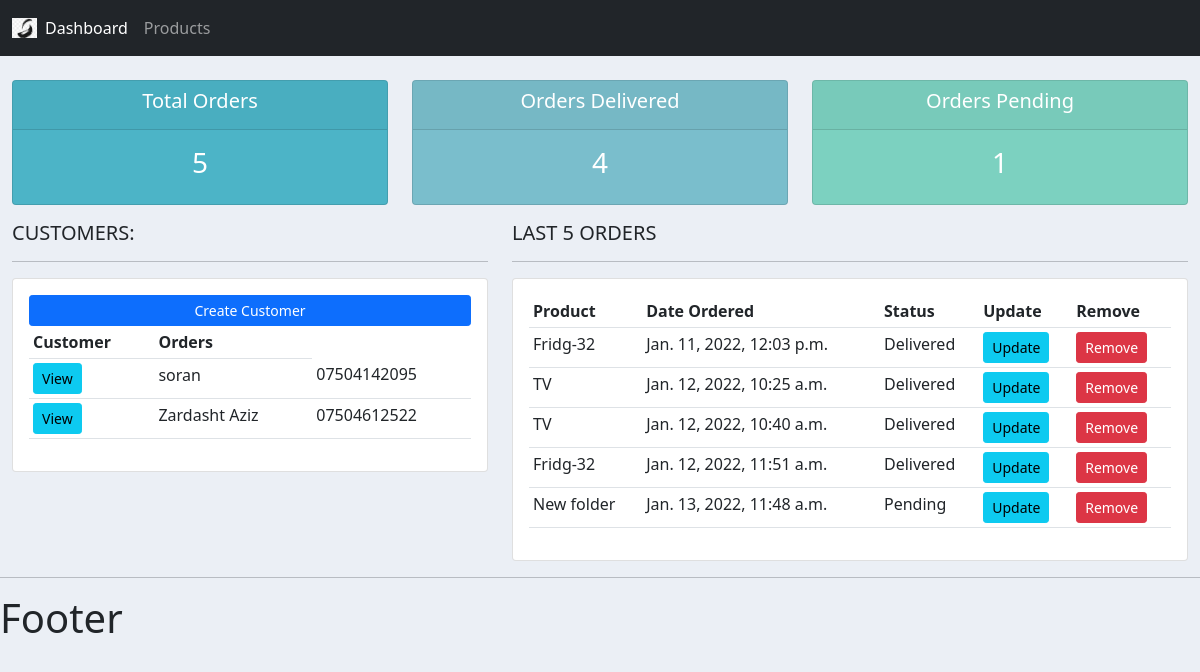
The app's page /, older data.
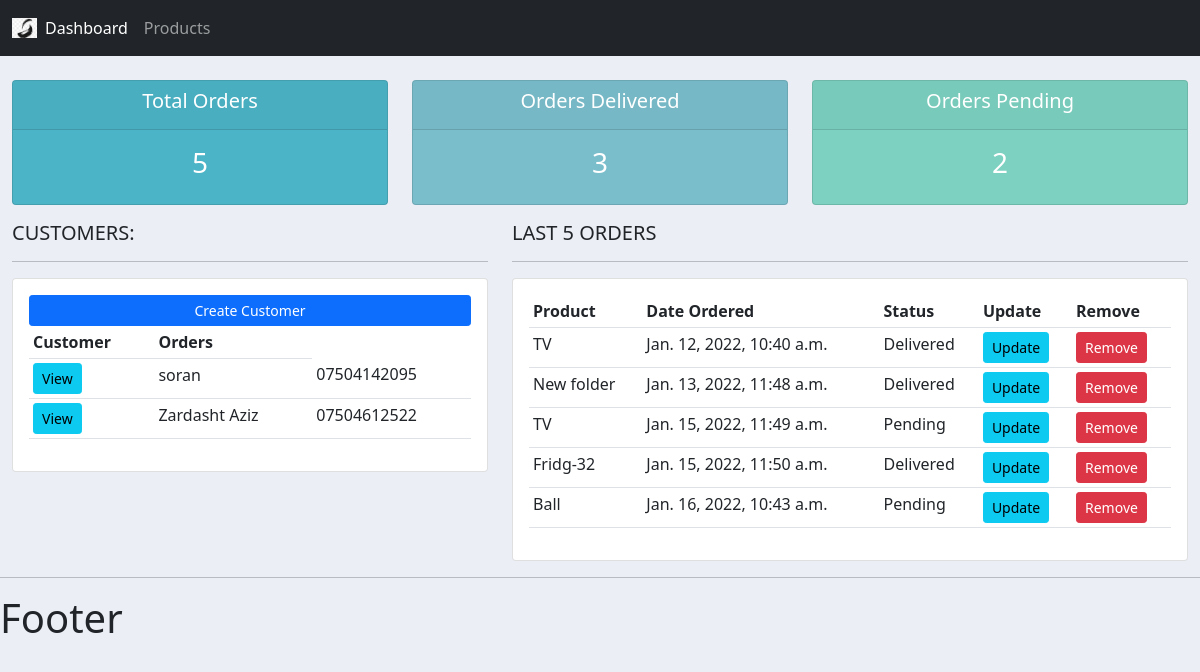
The same page, newer data.
### accounts/models.py (models this page shows, shortened)
class Customer(models.Model):
    name = models.CharField(max_length=200, null=True)
    phone = models.CharField(max_length=200, null=True)
    email = models.CharField(max_length=200, null=True)
    date_crated = models.DateTimeField(auto_now_add=True, null=True)

class Order(models.Model):
    STATUS = (
        ('Pending', 'Pending'),
        ('Out for delivery', 'Out for delivery'),
        ('Delivered', 'Delivered')
    )
    customer = models.ForeignKey(Customer, null=True, on_delete=models.SET_NULL)
    product = models.ForeignKey(Product, null=True, on_delete=models.SET_NULL)
    date_created = models.DateTimeField(auto_now_add=True, null=True)
    status = models.CharField(max_length=200, null=True, choices=STATUS)

class Product(models.Model):
    CATEGORY = (
        ('Indoor', 'Indoor'),
        ('Out Door', 'Out Door'),
        )
    name = models.CharField(max_length=200, null=True)
    price = models.FloatField(null=True)
    category = models.CharField(max_length=200, null=True,choices=CATEGORY)
    description = models.CharField(max_length=200, null=True,blank=True)
    date_created = models.DateTimeField(auto_now_add=True, null=True)
    tags = models.ManyToManyField(Tag)
    def __str__(self):
        return self.name

### accounts/views.py (the view)
# urls.py: 2. Add a URL to urlpatterns:  path('', views.home, name='home')
def home(request):
    orders = Order.objects.all()
    customers = Customer.objects.all()
    total_customers = customers.count()
    total_orders = orders.count()
    delivered = orders.filter(status='Delivered').count()
    pending = orders.filter(status='Pending').count()
    context = {'orders': orders, 'customers': customers,
               'total_orders': total_orders, 'delivered': delivered, 'pending': pending}
    return render(request, 'accounts/dashboard.html',context)

### accounts/templates/accounts/dashboard.html
{% extends 'accounts/main.html' %}
{% block content %}
    {% include 'accounts/status.html' %}
    <div class="row">
        <div class="col-md-5">
            <h5>CUSTOMERS:</h5>
            <hr>
            <div class="card card-body">
                <a class="btn btn-primary  btn-sm btn-block" href="">Create Customer</a>
                <table class="table table-sm">
                    <tr>
                        <th>Customer</th>
                        <th>Orders</th>
                    </tr>
                    {% for customer in customers %}
                        <tr>
                            <td><a class="btn btn-sm btn-info" href="{% url 'customer' customer.id %}">View</a></td>
                            <td> {{ customer.name }}</td>
                            <td> {{ customer.phone }}</td>
                        </tr>
                    {% endfor %}
                </table>
            </div>
        </div>
        <div class="col-md-7">
            <h5>LAST 5 ORDERS</h5>
            <hr>
            <div class="card card-body">
                <table class="table table-sm">
                    <tr>
                        <th>Product</th>
                        <th>Date Ordered</th>
                        <th>Status</th>
                        <th>Update</th>
                        <th>Remove</th>
                    </tr>
                    {% for order in orders %}
                        <tr>
                            <td> {{ order.product }}</td>
                            <td> {{ order.date_created }}</td>
                            <td> {{ order.status }}</td>
                            <td><a class="btn btn-sm btn-info" href="{% url 'update_order' order.id %}">Update</a></td>
                            <td><a class="btn btn-sm btn-danger" href="{% url 'delete_order' order.id %}">Remove</a></td>
                        </tr>
                    {% endfor %}
                </table>
            </div>
        </div>
    </div>
{% endblock %}

Row changes from the older to the newer data that the page shows:
removed Order: product "Fridg-32", date_created "Jan. 11, 2022, 12:03 p.m.", status "Delivered"
removed Order: product "TV", date_created "Jan. 12, 2022, 10:25 a.m.", status "Delivered"
removed Order: product "Fridg-32", date_created "Jan. 12, 2022, 11:51 a.m.", status "Delivered"
changed Order "Jan. 13, 2022, 11:48 a.m.": status "Pending" → "Delivered"
added Order: product "TV", date_created "Jan. 15, 2022, 11:49 a.m.", status "Pending"
added Order: product "Fridg-32", date_created "Jan. 15, 2022, 11:50 a.m.", status "Delivered"
added Order: product "Ball", date_created "Jan. 16, 2022, 10:43 a.m.", status "Pending"
Text that changed along with them:
{{ delivered }}: "4" → "3"
{{ pending }}: "1" → "2"
